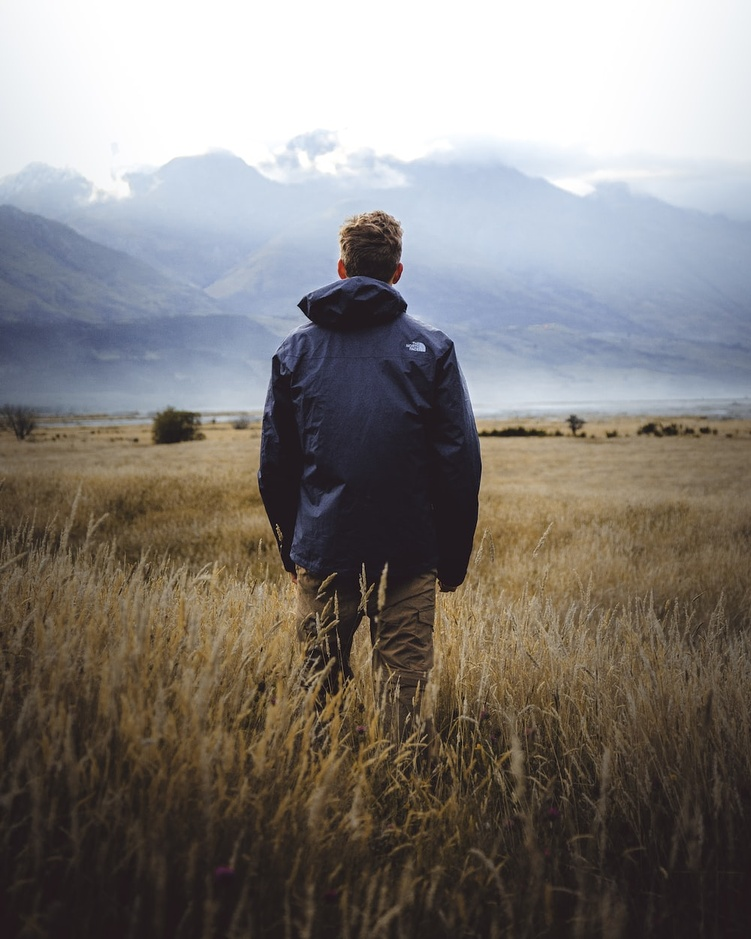
#> input picture MV/image.jpg, 751 x 939 px, shrunk from 1000 x 1250 before the run
$ jupyter execute MV_EXP_9.ipynb
#> lines starting #> are read from the running program, lines starting #| are printed output that depends on the picture; after the words box and inside, x2 and y2 are one past the last pixel; in counts of white or black regions, pixels touching at a corner belong together
[cell 1]
import cv2
import numpy as np
import matplotlib.pyplot as plt
# Load an image
path = 'image.jpg'
image = cv2.imread(path, cv2.IMREAD_COLOR)
#> image is the input picture: shape (939, 751, 3); mean B, G, R 122.2, 126, 130.7
# Convert the image to grayscale
gray = cv2.cvtColor(image, cv2.COLOR_BGR2GRAY)
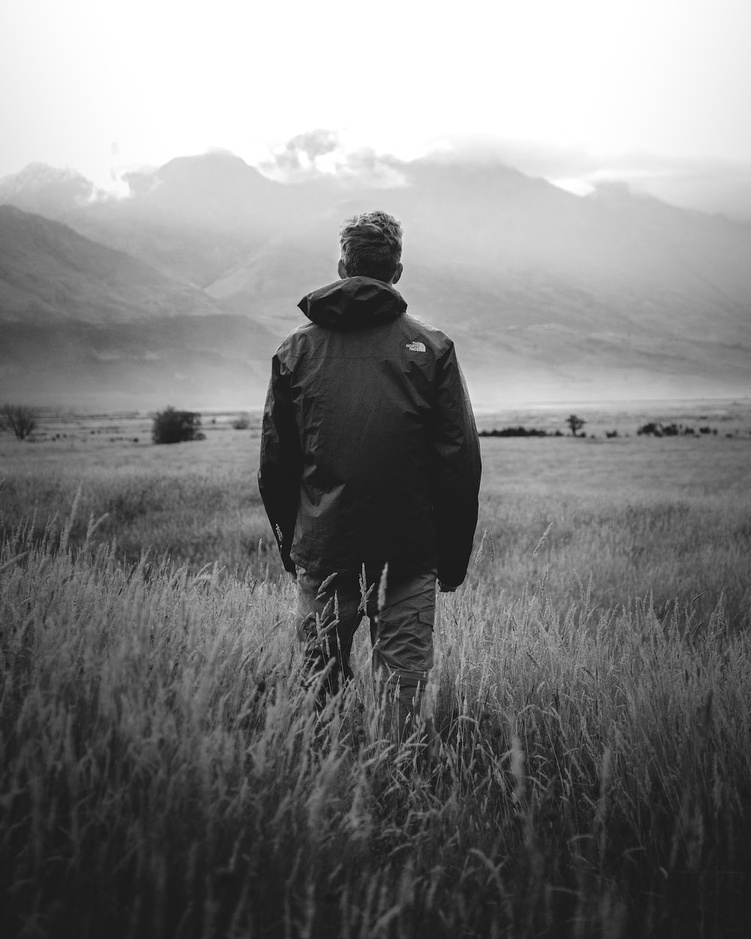
#> gray: shape (939, 751); min 2, max 255, mean 127
# Harris Corner Detection
gray_harris = np.float32(gray)
dst = cv2.cornerHarris(gray_harris, 2, 3, 0.04)
dst = cv2.dilate(dst, None)
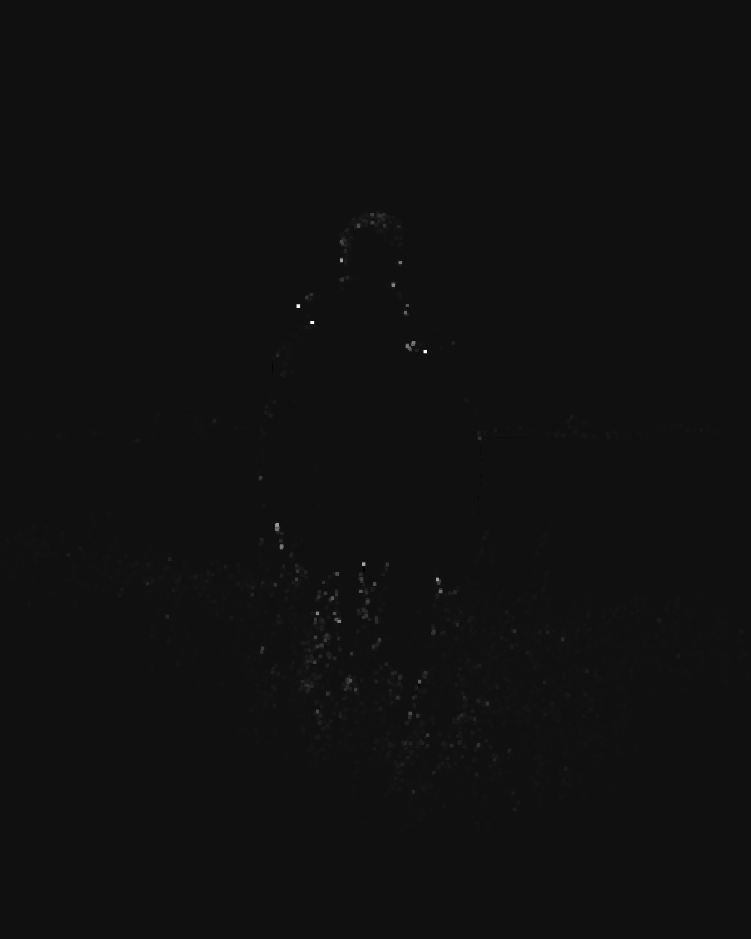
#> dst: shape (939, 751) float32; min -2029251.2, max 28906160, mean 31311.2; drawn with min black and max white
image_harris = image.copy()
image_harris[dst > 0.01 * dst.max()] = [0, 0, 255]
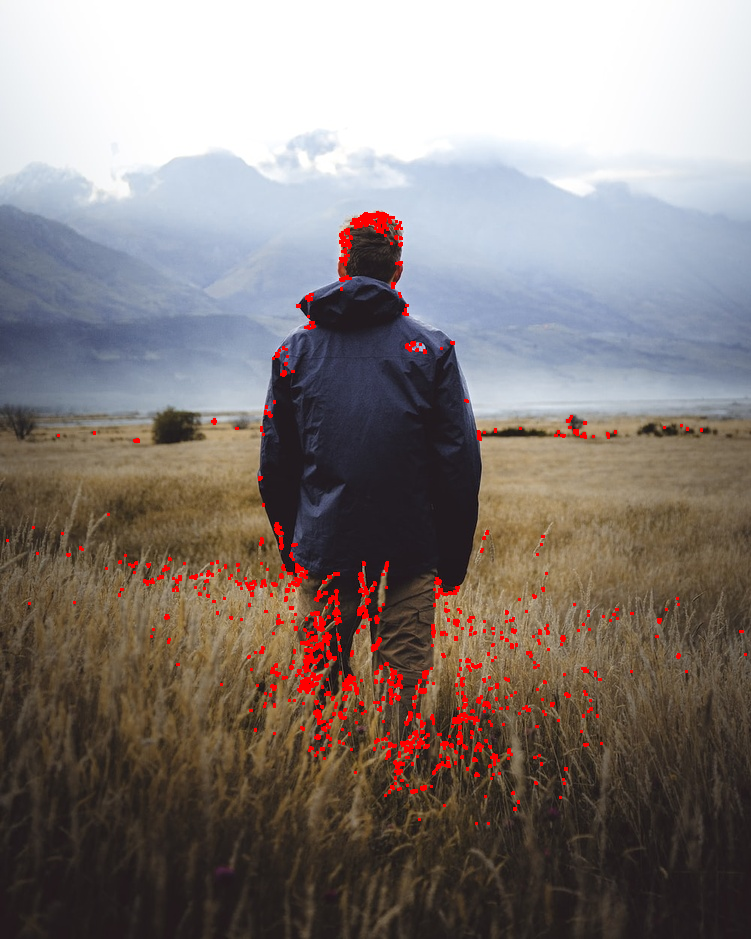
#> image_harris: shape (939, 751, 3); 1.8% of pixels changed, all inside (x1, y1, x2, y2) = (6, 211, 747, 825)
# ORB Feature Detection
orb = cv2.ORB_create()
keypoints_orb, descriptors_orb = orb.detectAndCompute(gray, None)
#> keypoints_orb = 500 keypoints; strongest (x, y, size): (298, 305, 31), (395, 283, 31), (424, 350, 31), (424, 348, 37.2)
image_with_keypoints_orb = cv2.drawKeypoints(image.copy(), keypoints_orb, None, (0, 255, 0), 4)
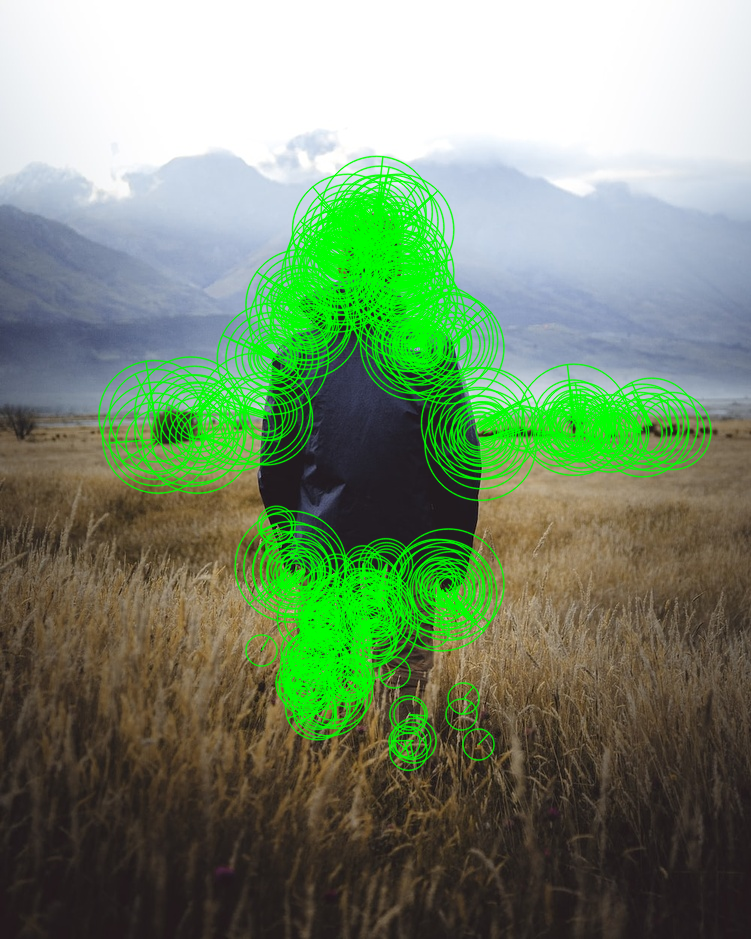
#> image_with_keypoints_orb: shape (939, 751, 3); mean B, G, R 110.7, 140.7, 118.4
# SIFT Feature Detection
sift = cv2.SIFT_create()
keypoints_sift, descriptors_sift = sift.detectAndCompute(gray, None)
#> keypoints_sift = 2139 keypoints; strongest (x, y, size): (373, 248, 39.2), (175, 428, 25.7), (372, 430, 165.7), (421, 347, 6)
image_with_keypoints_sift = cv2.drawKeypoints(image.copy(), keypoints_sift, None, (0, 255, 0), 4)
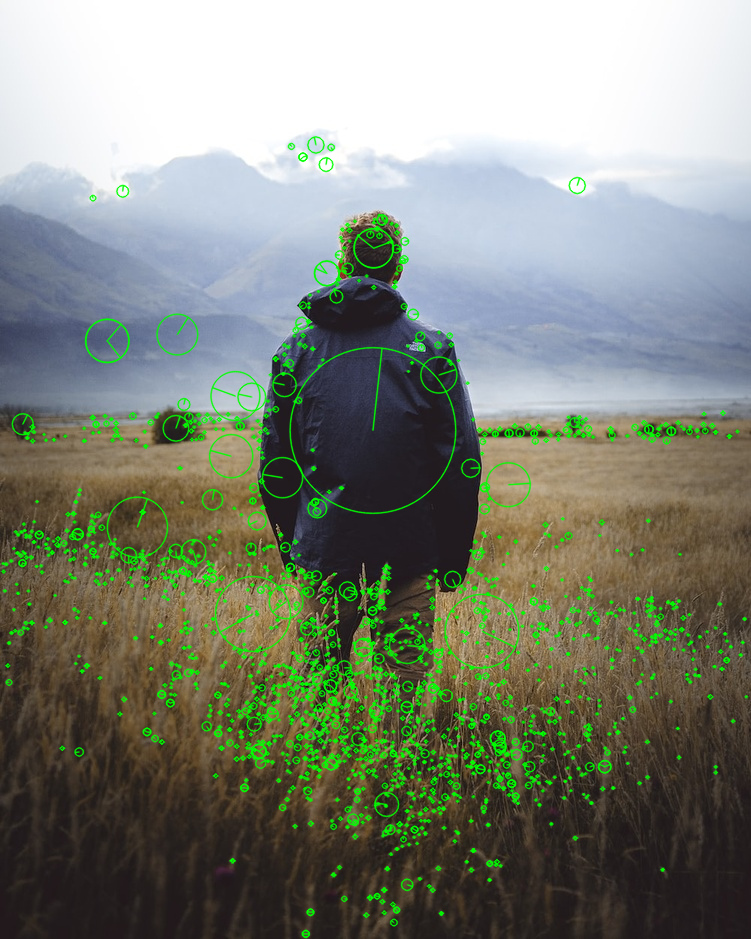
#> image_with_keypoints_sift: shape (939, 751, 3); mean B, G, R 119.4, 132.8, 126.6
# FAST Feature Detection
fast = cv2.FastFeatureDetector_create()
keypoints_fast = fast.detect(gray, None)
#> keypoints_fast = 10090 keypoints; strongest (x, y, size): (298, 305, 7), (276, 524, 7), (424, 350, 7), (363, 565, 7)
image_with_keypoints_fast = cv2.drawKeypoints(image.copy(),
keypoints_fast, None, (0, 255, 0))
# Create subplots
fig, axes = plt.subplots(2, 2, figsize=(10, 10))
# Plot the images in subplots
axes[0, 0].imshow(cv2.cvtColor(image_harris, cv2.COLOR_BGR2RGB))
axes[0, 0].set_title('Harris Corner Detection')
axes[0, 1].imshow(cv2.cvtColor(image_with_keypoints_orb,
cv2.COLOR_BGR2RGB))
axes[0, 1].set_title('ORB Keypoints')
axes[1, 0].imshow(cv2.cvtColor(image_with_keypoints_sift,
cv2.COLOR_BGR2RGB))
axes[1, 0].set_title('SIFT Keypoints')
axes[1, 1].imshow(cv2.cvtColor(image_with_keypoints_fast,
cv2.COLOR_BGR2RGB))
axes[1, 1].set_title('FAST Keypoints')
# Remove axis labels
for ax in axes.flatten():
    ax.axis('off')
plt.show()
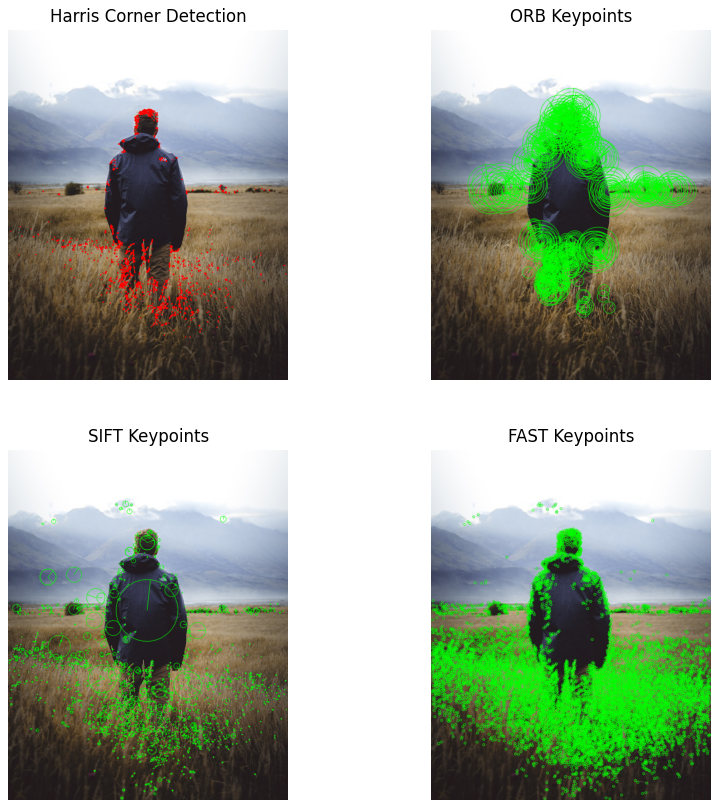
#> figure drawn by matplotlib, 4 panels
